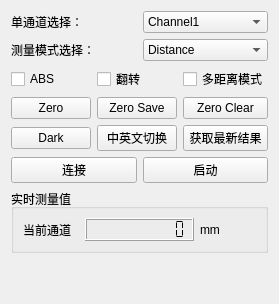
          <widget class="QWidget" name="tabSingleChannelMode">
           <attribute name="title">
            <string>单通道</string>
           </attribute>
           <layout class="QGridLayout" name="gridLayout_9">
            <item row="0" column="0">
             <layout class="QGridLayout" name="gridLayout_4">
              <item row="1" column="0">
               <layout class="QGridLayout" name="gridLayout_3" rowstretch="1,0,0">
                <item row="0" column="2">
                 <widget class="QCheckBox" name="checkBoxSingleChannelMultiDistance">
                  <property name="text">
                   <string>多距离模式</string>
                  </property>
                 </widget>
                </item>
                <item row="0" column="1">
                 <widget class="QCheckBox" name="checkBoxSingleChannelReverse">
                  <property name="text">
                   <string>翻转</string>
                  </property>
                 </widget>
                </item>
                <item row="0" column="0">
                 <widget class="QCheckBox" name="checkBoxSingleChannelABS">
                  <property name="text">
                   <string>ABS</string>
                  </property>
                 </widget>
                </item>
                <item row="1" column="2">
                 <widget class="QPushButton" name="pb_singleChannelZeroClear">
                  <property name="text">
                   <string>Zero Clear</string>
                  </property>
                 </widget>
                </item>
                <item row="1" column="0">
                 <widget class="QPushButton" name="pushButtonSingleChannelModeZero">
                  <property name="styleSheet">
                   <string notr="true"/>
                  </property>
                  <property name="text">
                   <string>Zero</string>
                  </property>
                 </widget>
                </item>
                <item row="2" column="0">
                 <widget class="QPushButton" name="pushButtonSingleChannelMOdeDark">
                  <property name="enabled">
                   <bool>true</bool>
                  </property>
                  <property name="text">
                   <string>Dark</string>
                  </property>
                 </widget>
                </item>
                <item row="1" column="1">
                 <widget class="QPushButton" name="pb_singleChannelZeroSave">
                  <property name="text">
                   <string>Zero Save</string>
                  </property>
                 </widget>
                </item>
                <item row="2" column="2">
                 <widget class="QPushButton" name="pushButtonSingleChannelModeGetLastResult">
                  <property name="text">
                   <string>获取最新结果</string>
                  </property>
                 </widget>
                </item>
                <item row="2" column="1">
                 <widget class="QPushButton" name="ChineseEnglishSwitch">
                  <property name="text">
                   <string>中英文切换</string>
                  </property>
                 </widget>
                </item>
               </layout>
              </item>
              <item row="0" column="0">
               <layout class="QGridLayout" name="gridLayout_2">
                <item row="0" column="0">
                 <widget class="QLabel" name="labelSingleChanneSelect">
                  <property name="text">
                   <string>单通道选择：</string>
                  </property>
                 </widget>
                </item>
                <item row="2" column="1">
                 <widget class="QComboBox" name="comboBoxSingleChannelMeasureModeSelect">
                  <item>
                   <property name="text">
                    <string>Distance</string>
                   </property>
                  </item>
                  <item>
                   <property name="text">
                    <string>Thickness</string>
                   </property>
                  </item>
                 </widget>
                </item>
                <item row="2" column="0">
                 <widget class="QLabel" name="labelSingleChannelMeasureModeSelect">
                  <property name="text">
                   <string>测量模式选择：</string>
                  </property>
                 </widget>
                </item>
                <item row="0" column="1">
                 <widget class="QComboBox" name="comboBoxSingleChannelSelect">
                  <item>
                   <property name="text">
                    <string>Channel1</string>
                   </property>
                  </item>
                  <item>
                   <property name="text">
                    <string>Channel2</string>
                   </property>
                  </item>
                  <item>
                   <property name="text">
                    <string>Channel3</string>
                   </property>
                  </item>
                  <item>
                   <property name="text">
                    <string>Channel4</string>
                   </property>
                  </item>
                 </widget>
                </item>
               </layout>
              </item>
             </layout>
            </item>
            <item row="3" column="0">
             <spacer name="verticalSpacer">
              <property name="orientation">
               <enum>Qt::Orientation::Vertical</enum>
              </property>
              <property name="sizeHint" stdset="0">
               <size>
                <width>20</width>
                <height>40</height>
               </size>
              </property>
             </spacer>
            </item>
            <item row="1" column="0">
             <layout class="QHBoxLayout" name="horizontalLayout_4">
              <item>
               <widget class="QPushButton" name="actionLink">
                <property name="text">
                 <string>连接</string>
                </property>
               </widget>
              </item>
              <item>
               <widget class="QPushButton" name="actionStart">
                <property name="text">
                 <string>启动</string>
                </property>
               </widget>
              </item>
             </layout>
            </item>
            <item row="2" column="0">
             <widget class="QGroupBox" name="groupBoxConfocalMeasurement">
              <property name="title">
               <string>实时测量值</string>
              </property>
              <layout class="QHBoxLayout" name="horizontalLayoutConfocalMeasurement">
               <item>
                <widget class="QLabel" name="labelConfocalMeasurement">
                 <property name="text">
                  <string>当前通道</string>
                 </property>
                </widget>
               </item>
               <item>
                <widget class="QLCDNumber" name="lcdConfocalMeasurementValue">
                 <property name="digitCount">
                  <number>10</number>
                 </property>
                 <property name="segmentStyle">
                  <enum>QLCDNumber::SegmentStyle::Flat</enum>
                 </property>
                </widget>
               </item>
               <item>
                <widget class="QLabel" name="labelConfocalMeasurementUnit">
                 <property name="text">
                  <string>mm</string>
                 </property>
                </widget>
               </item>
              </layout>
             </widget>
            </item>
           </layout>
          </widget>
